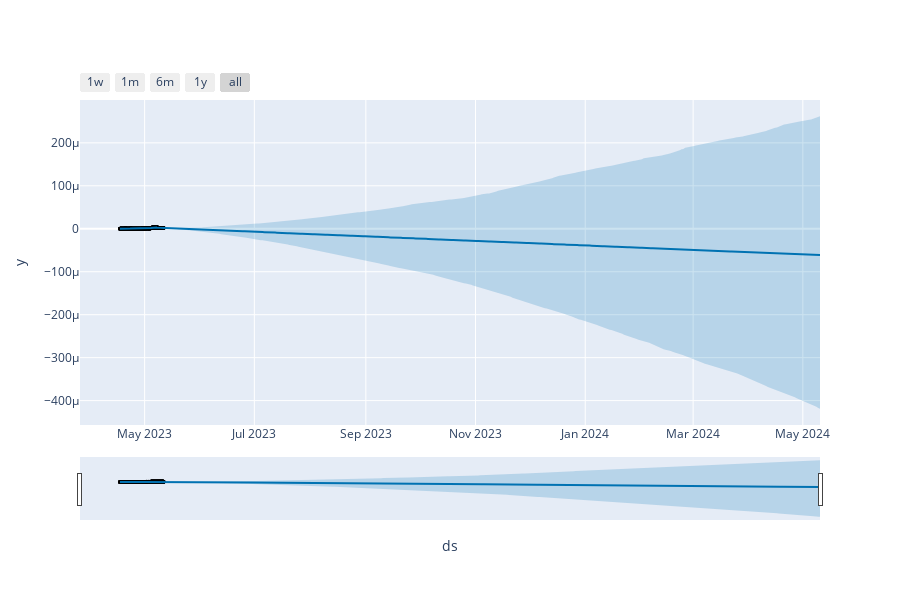

This figure's notebook cell:
### Code cell
from prophet.plot import plot_plotly, plot_components_plotly

plot_plotly(m, forecast)

### Figure 1 — Plotly figure (JSON) as saved in the notebook; plotly's stock layout.template omitted (floating-point values rounded to 4 significant figures; data arrays with more than 128 entries replaced by an {"elided": "..."} marker saying what was removed)
{"data": [{"marker": {"color": "black", "size": 4}, "mode": "markers", "name": "Actual", "type": "scatter", "x": {"elided": "583 str values"}, "y": {"elided": "583 float values"}}, {"hoverinfo": "skip", "line": {"width": 0}, "mode": "lines", "type": "scatter", "x": {"elided": "948 str values"}, "y": {"elided": "948 float values"}}, {"fill": "tonexty", "fillcolor": "rgba(0, 114, 178, 0.2)", "line": {"color": "#0072B2", "width": 2}, "mode": "lines", "name": "Predicted", "type": "scatter", "x": {"elided": "948 str values"}, "y": {"elided": "948 float values"}}, {"fill": "tonexty", "fillcolor": "rgba(0, 114, 178, 0.2)", "hoverinfo": "skip", "line": {"width": 0}, "mode": "lines", "type": "scatter", "x": {"elided": "948 str values"}, "y": {"elided": "948 float values"}}], "layout": {"height": 600, "showlegend": false, "width": 900, "xaxis": {"rangeselector": {"buttons": [{"count": 7, "label": "1w", "step": "day", "stepmode": "backward"}, {"count": 1, "label": "1m", "step": "month", "stepmode": "backward"}, {"count": 6, "label": "6m", "step": "month", "stepmode": "backward"}, {"count": 1, "label": "1y", "step": "year", "stepmode": "backward"}, {"step": "all"}]}, "rangeslider": {"visible": true}, "title": {"text": "ds"}, "type": "date"}, "yaxis": {"title": {"text": "y"}}}}
